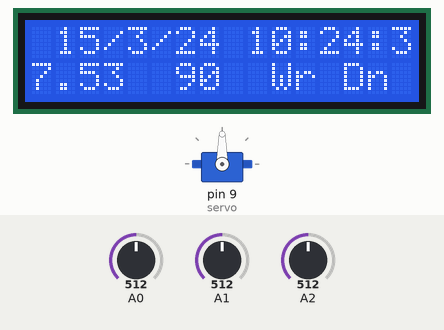
This sketch was run on a simulated Arduino Uno, built with avr-gcc and run on an emulated ATmega328P. Parts: 16×2 character LCD, servo. The test bench sets the inputs (shaded band); at power-on: A0 = 512, A1 = 512, A2 = 512. The local clock reads 2024-03-15 10:24:30 at power-on unless the sketch sets it; storage starts empty.

Above: at 0.2 s.
At 10.1 s:
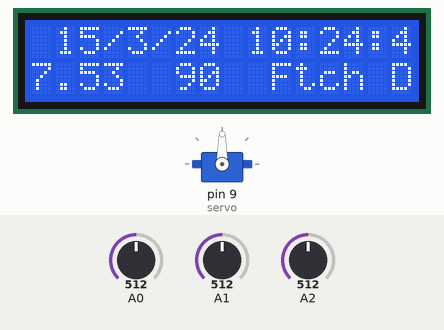
At 20.2 s:
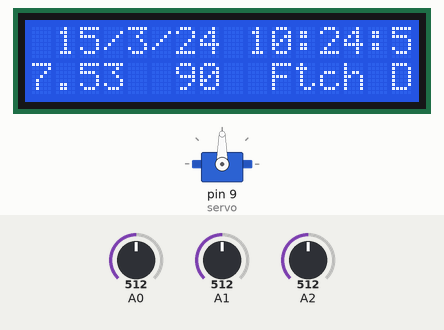
At 40.2 s:
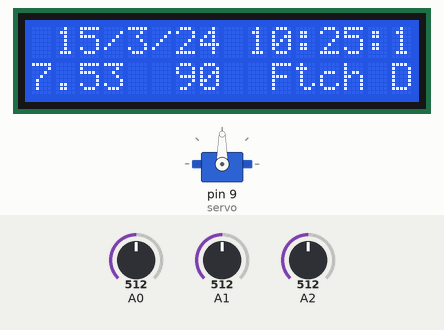
At 60.1 s:
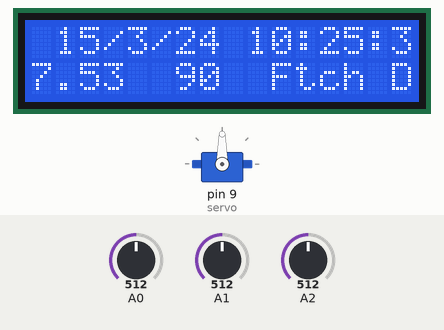
At 120.2 s:
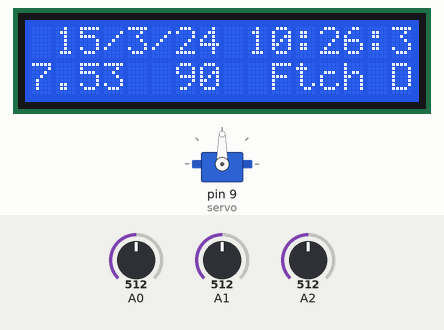

The sketch:

Single_Axis_with_SD_Card_Data_Logging.ino
```cpp
#include <LiquidCrystal_I2C.h>
LiquidCrystal_I2C lcd(0x27,16,2);

#include <Wire.h>
#include <I2C_RTC.h>
static DS3231 RTC;

#include <SPI.h>
#include <SD.h>
File myFile;

#include<Servo.h>
Servo servo;

int top, bottom, pos=90, lc=500;
float sv=0;

void setup() {
  lcd.init();
  lcd.clear();
  lcd.backlight();

  servo.attach(9);

  RTC.begin();
  RTC.setHourMode(CLOCK_H24);


  //RTC.setDate(22,07,29);
  //RTC.setTime(22,10,20);
  //RTC.setWeek(2);

//  if (!SD.begin(8)) {
//    Serial.println("initialization failed!");
//    while (1);
//  }
//  else Serial.println("initialization done.");

if(SD.begin(8))
{
  lcd.setCursor(10,1);
  lcd.print("SD InD");
}
else
{
  lcd.setCursor(10,1);
  lcd.print("SD InP");
}

  ////Open file to write to something...
//  myFile = SD.open("test.txt", FILE_WRITE);
//
//  if (myFile) {
//    Serial.print("Writing to test.txt...");
//    myFile.println("solar tracker project");
//    myFile.close();
//    Serial.println("done.");
//
//  } else {
//    Serial.println("error opening test.txt");
//  }


//
//  // re-open the file for reading:
//  myFile = SD.open("test.txt");
//  if (myFile) {
//    Serial.println("test.txt:");
//
//    while (myFile.available()) {
//      Serial.write(myFile.read());
//    }
//    myFile.close();
//  } else {
//    // if the file didn't open, print an error:
//    Serial.println("error opening test.txt");
//  }
//}

  pinMode(A0, INPUT);
  pinMode(A1, INPUT);
  pinMode(A2, INPUT);

  //Serial.begin(9600);


}

void loop() {
  sv = analogRead(A0)*0.0147;
  top = analogRead(A1)/10;
  bottom = analogRead(A2)/10;

  if(top > bottom)
  {
    pos++;
    if(pos>=180) pos=180;
    servo.write(pos);
  }

  else if(top < bottom)
  {
    pos--;
    if(pos<=0) pos=0;
    servo.write(pos);
  }

  String Time = String(RTC.getHours())+":"+String(RTC.getMinutes())+":"+String(RTC.getSeconds());
  int yr = RTC.getYear()-2000;
  String Date = String(RTC.getDay())+"/"+String(RTC.getMonth())+"/"+String(yr);
  //Serial.println(Time);

  lcd.setCursor(1,0);
  lcd.print(Date);
  lcd.print(" ");
  lcd.print(Time);

  lcd.setCursor(0,1);
  lcd.print("    ");
  lcd.setCursor(0,1);
  lcd.print(sv,2);
  lcd.print(" ");

  lcd.setCursor(6,1);
  lcd.print("   ");
  lcd.setCursor(6,1);
  lcd.print(pos);
  lcd.print(" ");
//
//  lcd.setCursor(10,1);
//  lcd.print("    ");
//  lcd.setCursor(10,1);
//  lcd.print(bottom);

  lc++;
  if(lc>=450)
  {
    lc=0;
    //Open file to write to something...
    myFile = SD.open("test.txt", FILE_WRITE);

    if (myFile) {
      //Serial.print("Writing to test.txt...");
      String Data = Date+" "+Time+" "+String(pos)+" "+String(sv);
      myFile.println(Data);
      myFile.close();
      lcd.setCursor(10,1);
      lcd.print("Wr Dn ");
      delay(5000);
      lcd.setCursor(10,1);
      lcd.print("Ftch D");
    }
    else
    {
      //Serial.println("error opening test.txt");
      lcd.setCursor(10,1);
      lcd.print("Wr Prb ");
    }
  }

  delay(100);

}
```

Measured:
- what the display in image 1 shows lasts 10.1 s, from 10.1 s to 20.2 s
- what the display in image 2 shows lasts 9.9 s, from 20.2 s to 30.1 s
- what the display in image 4 shows lasts 8.1 s, from 60.1 s to 68.2 s
